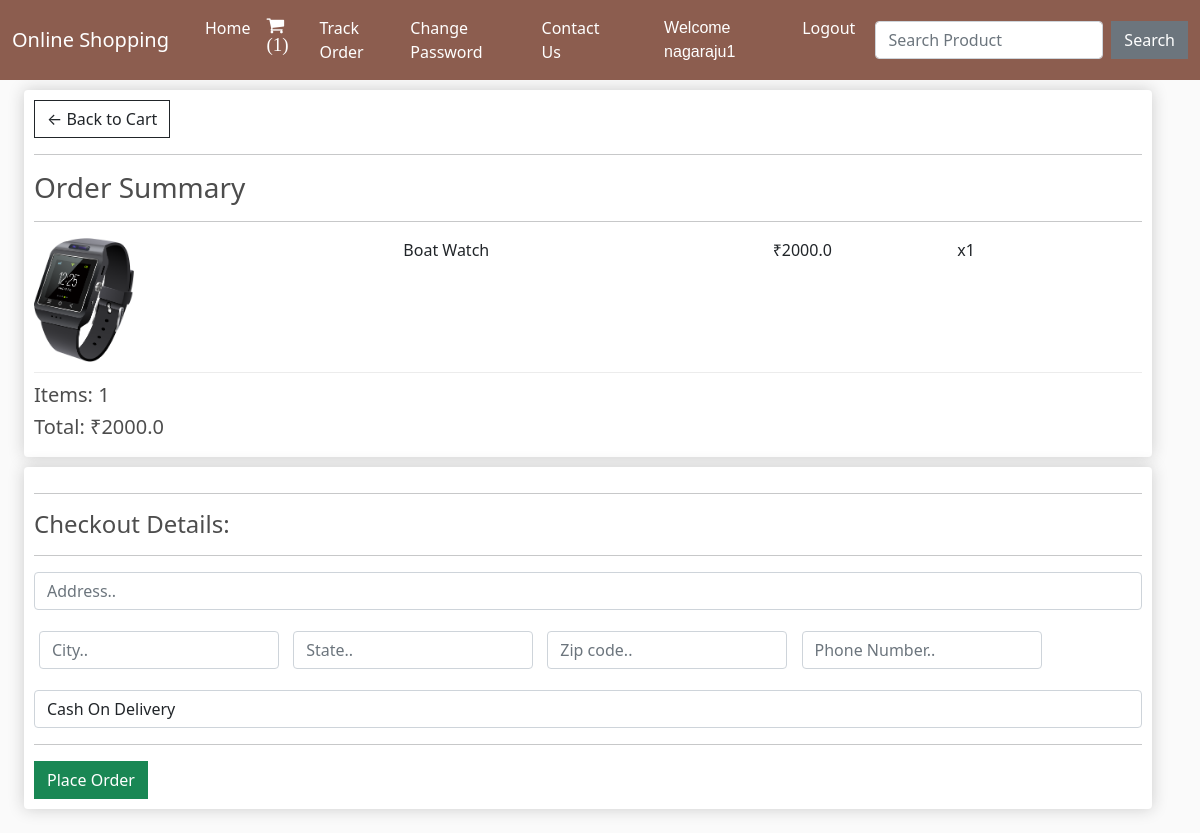
Page /checkout/ (signed in) on the earlier database version.
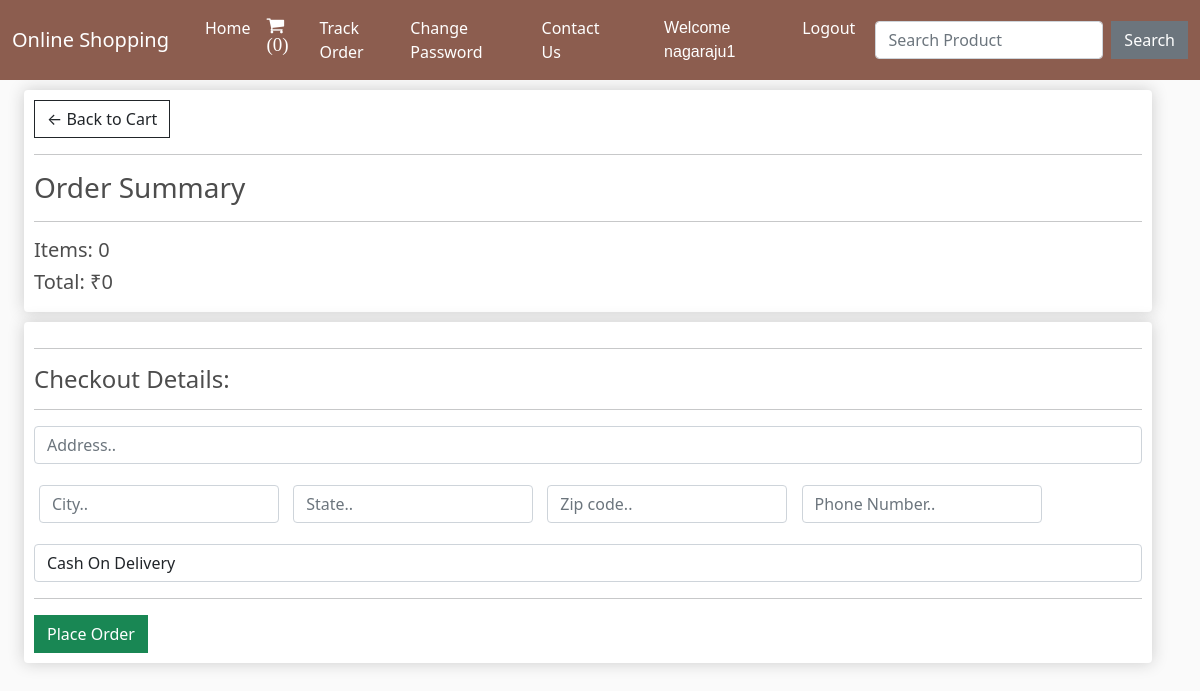
Same page on the later database version.
### shop/models.py (models this page shows, shortened)
class OrderItem(models.Model):
    product = models.ForeignKey(Product, on_delete=models.SET_NULL, null=True)
    order = models.ForeignKey(Order, on_delete=models.SET_NULL, null=True)
    quantity = models.IntegerField(default=0)
    date_added = models.DateTimeField(default=now)
    @property
    def get_total(self):
        total = self.product.price * self.quantity
        return total

class Product(models.Model):
    name = models.CharField(max_length=100)
    price = models.FloatField()
    image = models.ImageField(upload_to="", default="")

class Order(models.Model):
    customer = models.ForeignKey(Customer, on_delete=models.SET_NULL, null=True)
    date_ordered = models.DateTimeField(default=now)
    complete = models.BooleanField(default=False)
    @property
    def get_cart_total(self):
        orderitems = self.orderitem_set.all()
        total = sum([item.get_total for item in orderitems])
        return total
    @property
    def get_cart_items(self):
        orderitems = self.orderitem_set.all()
        total = sum([item.quantity for item in orderitems])
        return total

### shop/views.py (the view, shortened to what this page needs)
# urls.py: path("checkout/", views.checkout, name="checkout"),
def checkout(request):
    data = cartData(request)
    items = data['items']
    order = data['order']
    cartItems = data['cartItems']
    total = order.get_cart_total
    return render(request, "checkout.html", {'items':items, 'order':order, 'cartItems':cartItems})

### shop/inherit.py (called while the page is built)
def cartData(request):
    if request.user.is_authenticated:
        customer = request.user.customer
        order, created = Order.objects.get_or_create(customer=customer, complete=False)
        items = order.orderitem_set.all()
        cartItems = order.get_cart_items
    else:
        items = []
        order = {'get_cart_total':0, 'get_cart_items':0}
        cartItems = order['get_cart_items']
    return {'cartItems':cartItems, 'items':items, 'order':order}

### shop/templates/checkout.html (shortened to what this page needs)
{% extends 'base.html' %}
{% load static %}
{% block body %}
<div class="container-fluid row">
    <div class="col-lg-12">
        <div class="box-element">
            <a class="btn btn-outline-dark" href="/cart/">&#x2190; Back to Cart</a>
            <hr>
            <h3>Order Summary</h3>
            <hr>
            {% for item in items %}
            <div class="cart-row">
                <div style="flex:2"><img class="row-image" src="{{item.product.image.url}}"></div>
                <div style="flex:2">
                    <p>{{item.product.name}}</p>
                </div>
                <div style="flex:1">
                    <p>₹{{item.product.price}}</p>
                </div>
                <div style="flex:1">
                    <p>x{{item.quantity}}</p>
                </div>
            </div>
            {% endfor %}
            <h5>Items: {{order.get_cart_items}}</h5>
            <h5>Total: ₹{{order.get_cart_total}}</h5>
        </div>
    </div>
    <div class="col-lg-12">
        <div class="box-element" id="form-wrapper">
            <form method="POST"> {% csrf_token %}
                <div id="shipping-info">
                    <hr>
                    <h4>Checkout Details:</h4>
                    <hr>
                    <div class="">
                        <input class="form-control" type="text" name="address" placeholder="Address.." required>
                    </div>
                    <div class="form-field mt-3">
                        <input class="form-control" type="text" name="city" placeholder="City.." required>
                    </div>
                    <div class="form-field">
                        <input class="form-control" type="text" name="state" placeholder="State.." required>
                    </div>
                    <div class="form-field">
                        <input class="form-control" type="text" name="zipcode" placeholder="Zip code.." required>
                    </div>
                    <div class="form-field">
                        <input class="form-control" type="text" name="phone_number" placeholder="Phone Number.." required>
                    </div>
                    <div class="mt-3">
                        <select name="payment" id="payment" class="form-control mt-3">
                            <option value="Cash On Delivery">Cash On Delivery</option>
                        </select>
                    </div>
                </div>
                <hr>
                <input type="submit" value="Place Order" id="form-button" class="btn btn-success">
            </form>
        </div>
        <br>
    </div>
</div>
{% endblock %}

### shop/templates/base.html (shortened to what this page needs)
<!doctype html>
<html lang="en">
<head>
    <link href="https://cdn.jsdelivr.net/npm/bootstrap@5.0.2/dist/css/bootstrap.min.css" rel="stylesheet"
>
    <link rel="stylesheet" href="https://cdnjs.cloudflare.com/ajax/libs/font-awesome/4.7.0/css/font-awesome.min.css">
</head>
<body>
    <div>
    <nav class="navbar navbar-expand-lg navbar-dark sticky-top">
        <div class="container-fluid">
            <a class="navbar-brand" href="/"> Online Shopping</a>
            <div class="collapse navbar-collapse" id="navbarSupportedContent">
                <div class="container w-75">
                <ul class="navbar-nav me-auto mb-2 mb-lg-0">
                    <li class="nav-item">
                        <a class="nav-link active" aria-current="page" href="/">Home</a>
                    </li>
                    {% if request.user.is_authenticated %}
                    <li class="nav-item">
                        <a class="nav-link active" aria-current="page" href="/cart/"><span class=" fa fa-shopping-cart"
                                style="font-size: 19px;"> ({{cartItems}})</span></a>
                    </li>
                    <li class="nav-item">
                        <a class="nav-link active" href="/tracker/">Track Order</a>
                    </li>
                    <li class="nav-item">
                        <a class="nav-link active" href="/change_password/">Change Password</a>
                    </li>
                    <li class="nav-item">
                        <a class="nav-link active" href="/loggedin_contact/">Contact Us</a>
                    </li>
                    {% endif %}
                    {% if not request.user.is_authenticated %}
                    <li class="nav-item">
                        <a class="nav-link active" aria-current="page" href="/register/">Register</a>
                    </li>
                    <li class="nav-item">
                        <a class="nav-link active" aria-current="page" href="/login/">Login</a>
                    </li>
                    <li class="nav-item">
                        <a class="nav-link active" href="/contact/">Contact Us</a>
                    </li>
                    {% else %}
                    <li class="nav-item">
                        <a class="nav-link active" aria-current="page" href="#" style="font-family:'Franklin Gothic Medium', 'Arial Narrow', Arial, sans-serif; font-size: 1rem;">Welcome {{request.user}}</a>
                    </li>
                    <li class="nav-item">
                        <a class="nav-link active" aria-current="page" href="/logout/">Logout</a>
                    </li>
                    {% endif %}
                </ul>
                </div>
                <form class="d-flex" method="POST" action="/search/"> {% csrf_token %}
                    <input class="form-control me-2" type="search" name="search" placeholder="Search Product" aria-label="Search">
                    <button href="/search/" class="btn btn-secondary" type="submit">Search</button>
                </form>
            </div>
        </div>
    </nav>
</div>
    {% block body %}
    {% endblock %}
</body>
</html>

Differences in the rows shown:
no longer on this page (row unchanged): OrderItem: product.image (picture), product.name "Boat Watch", product.price "2000.0", quantity "1"
no longer on this page (row edited): Order: get_cart_items "1", get_cart_total "2000.0"
added Order: get_cart_items "0", get_cart_total "0"
Other differences:
{{ cartItems }}: "1" → "0"
